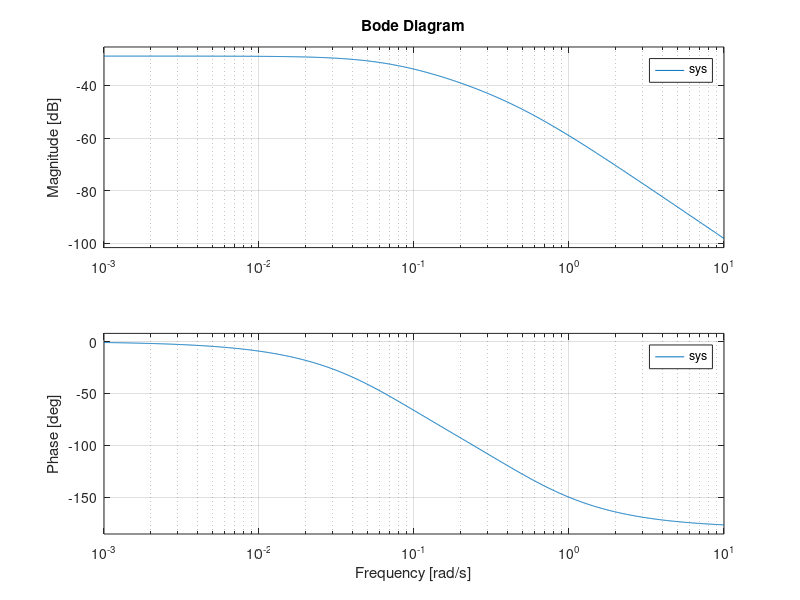
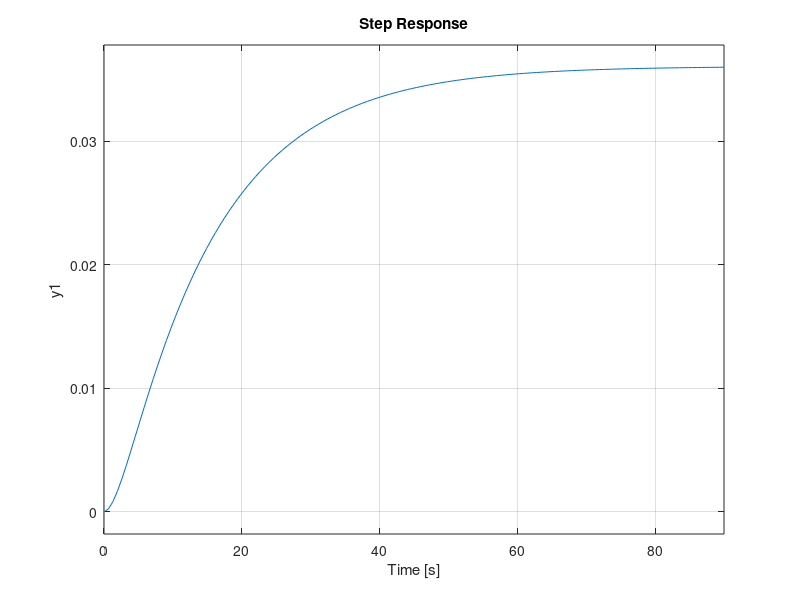

Here is the MATLAB script that generated these plots, in order: (Note: this script raises an error after producing the figures.)
% Zad. 2. Zbiorniki + sprzezenie od stanu
close all; clear all; clc;

% Parametry ukladu liniowego
c = 150;	% [cm^2]
a = 2.8; 	% [cm]
g = 981;  	% [cm/s^2]

% Aproksymacja liniowa obiektu (oryginalnie jest on nieliniowy)
A = [-a*g/(c*(10*g)^0.5), a*g/(c*(10*g)^0.5) ;
      a*g/(c*(10*g)^0.5), -2*a*g/(c*(10*g)^0.5)];
B = [1/c ; 0];
C = [0, 1];
D = [0];

% Definicja systemu
sys = ss(A,B,C,D);
% Ch-ki czestotliwosciowe - do identyfikacji
figure; bode(sys); grid on;

% Dalsza czesc programu - sprzezenie od stanu
% pisane przez nas 
wartWlasne = eig(A)
s = [-0.5, -1]
k = -place(A, B, s)

% to już nie nasze
ob = ss(A, B, C, D);
figure; step(ob);
A1 = A+B*k

x0 = [0; 0];     % warunki poczatkowe
t = 0:0.01:120;     % wektor czasu
[t, x] = ode45(@odefun, t, x0, [], A, B, k);

% Rysowanie wykresow
figure; plot(t, x(:,2));
xlabel('t [sek]'); ylabel('y(t) [cm]');

function dxdt = odefun(t, x, A, B, k)
    u = 10 +k*x;
    dxdt = A * x + B * u;
end